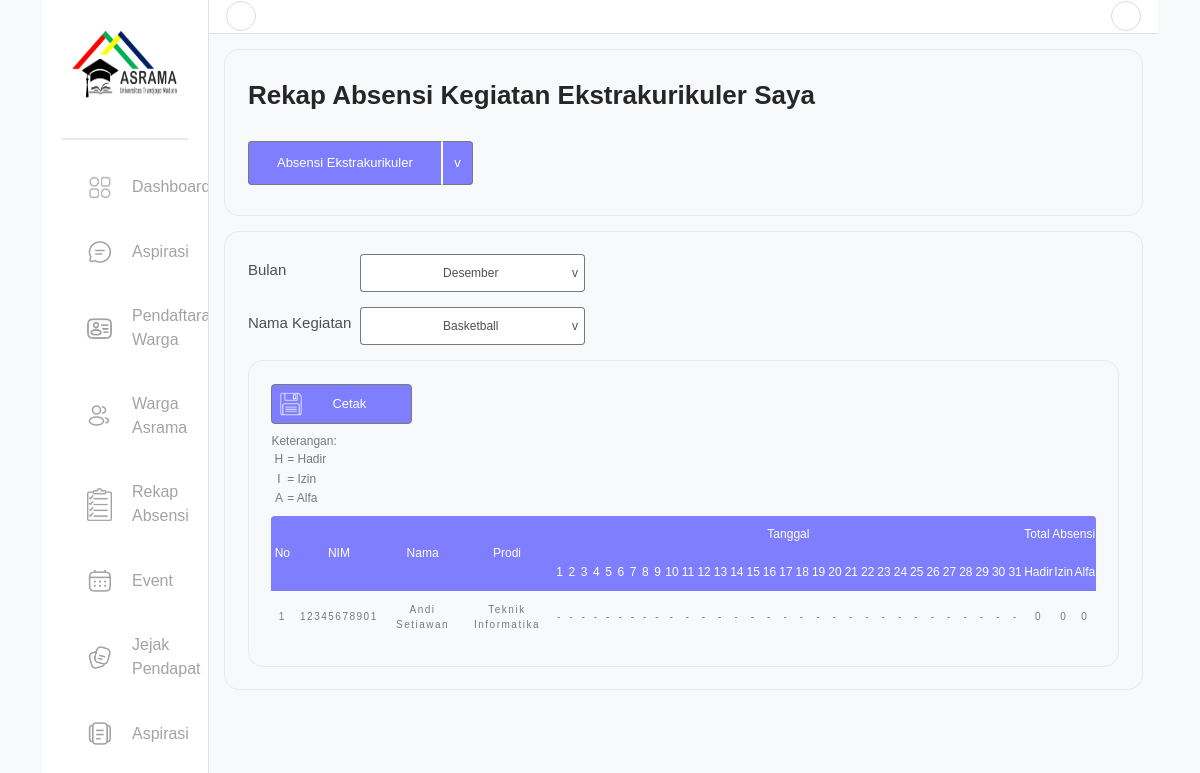
The app's page /app/warga/absensi/ekstrakulikuler.php, older data.
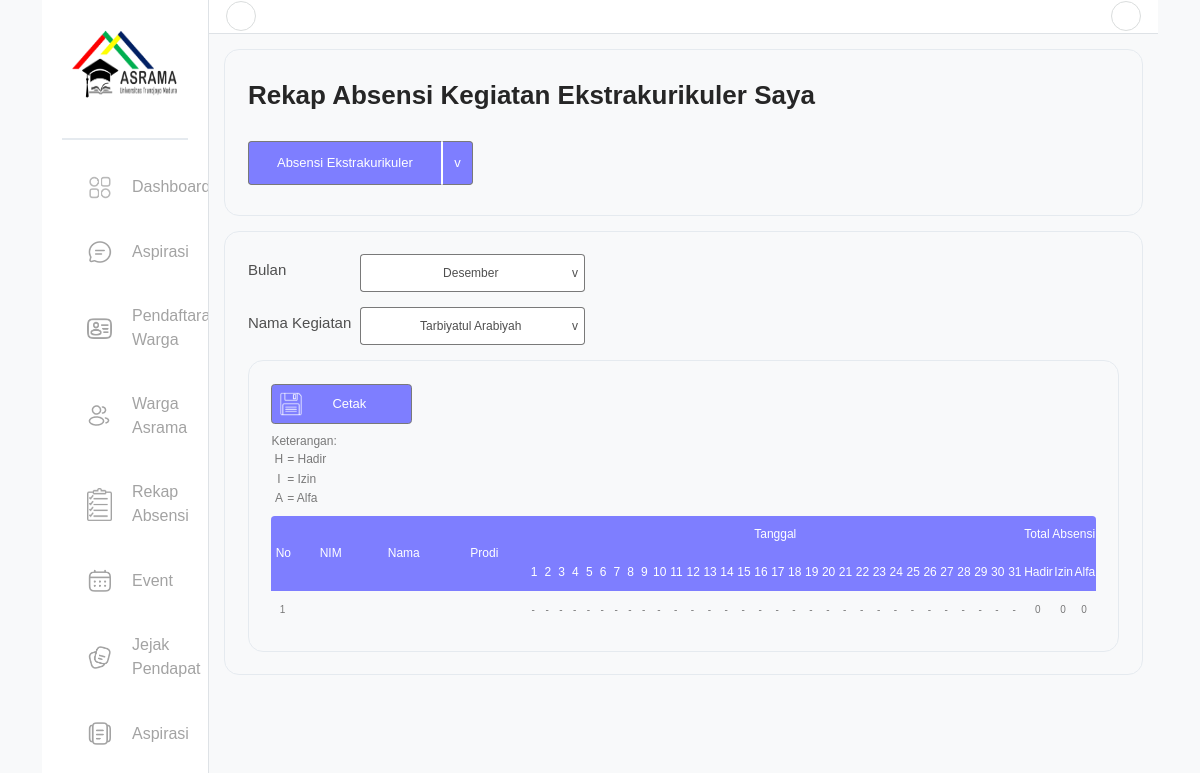
The same page, newer data.
### tables this page shows
CREATE TABLE `extrakulikuler` (
  `id_extra` int(11) NOT NULL,
  `nama_extra` varchar(255) DEFAULT NULL,
  `deskripsi_extra` text DEFAULT NULL,
  `gambar_pamflet` varchar(255) DEFAULT NULL,
  `jadwal` varchar(25) DEFAULT NULL,
  `kuota` int(11) DEFAULT NULL
);

CREATE TABLE `warga` (
  `nim` varchar(12) NOT NULL,
  `id_extra` int(11) DEFAULT NULL,
  `nim_pengurus` varchar(12) DEFAULT NULL,
  `nama` varchar(255) DEFAULT NULL,
  `no_hp` varchar(12) DEFAULT NULL,
  `password` varchar(255) DEFAULT NULL,
  `kamar` varchar(12) DEFAULT NULL,
  `foto_warga` varchar(255) DEFAULT NULL,
  `email` varchar(255) DEFAULT NULL,
  `gedung` varchar(12) DEFAULT NULL,
  `prodi` varchar(255) DEFAULT NULL
);

### app/warga/absensi/ekstrakulikuler.php (the view, shortened to what the changed rows need)
<?php
    require_once '../../ketua/templates/header.php';
    $nim = '12345678901';
?>
<div class="content">
    <div class="content-bottom">
        <?php
            $selectedMonth = isset($_GET['month']) ? (int)$_GET['month'] : date('n');
            $selectedKegiatan = isset($_GET['kegiatan']) ? (int)$_GET['kegiatan'] : 1;
            $ekstra = mysqli_query($conn,
                "SELECT id_extra, nama_extra FROM extrakulikuler"
            );
            $options = [];
            if ($ekstra->num_rows > 0) {
                while($row = $ekstra->fetch_assoc()) {
                    $options[] = $row;
                }
            }
            $studentsQuery = mysqli_query($conn,
                "SELECT warga.nim, warga.nama, warga.prodi
                 FROM warga
                 WHERE warga.nim = '$nim'"
            );
            $student = $studentsQuery->fetch_assoc();
            $monthDateCount = cal_days_in_month(CAL_GREGORIAN, $selectedMonth, date('Y'));
        ?>
        <div class="nama-kegiatan">
            <div class="kegiatan">
                <div class="kegiatan-dropdown">
                    <div class="kegiatan-button">
                        <button class="kegiatan-btn text-kegiatan" onclick="kegiatanDropdown()">
                            <?php
                                $selectedName = '';
                                foreach ($options as $option) {
                                    if ($option['id_extra'] == $selectedKegiatan) {
                                        $selectedName = $option['nama_extra'];
                                        break;
                                    }
                                }
                                echo $selectedName;
                            ?>
                        </button>
                        <button class="kegiatan-btn v-kegiatan" onclick="kegiatanDropdown()">v</button>
                    </div>
                </div>
            </div>
        </div>
        <div class="rekap">
            <table id="tableExcel">
                <thead>
                    <tr class="table-header">
                        <td class="header-radius-left no" rowspan="2">No</td>
                        <td class="nim" rowspan="2">NIM</td>
                        <td class="nama" rowspan="2">Nama</td>
                        <td class="prodi" rowspan="2">Prodi</td>
                        <td class="tanggal" colspan="<?= $monthDateCount ?>">Tanggal</td>
                        <td class="status header-radius-right" colspan="3">Total Absensi</td>
                    </tr>
                    <tr class="table-header">
                        <?php for ($i = 1; $i <= $monthDateCount; $i++): ?>
                            <td class="tanggal_"><?= $i ?></td>
                        <?php endfor; ?>
                        <td class="status-hadir">Hadir</td>
                        <td class="status-hadir">Izin</td>
                        <td class="status-hadir">Alfa</td>
                    </tr>
                </thead>
                <tbody>
                    <?php
                        $attendanceData = array_fill(1, $monthDateCount, '-');
                        $hadirCount = 0;
                        $izinCount = 0;
                        $alfaCount = 0;
                    ?>
                    <tr class="row-height">
                        <td>1</td>
                        <td><?= htmlspecialchars($student['nim']) ?></td>
                        <td><?= htmlspecialchars($student['nama']) ?></td>
                        <td><?= htmlspecialchars($student['prodi']) ?></td>
                        <?php
                            foreach ($attendanceData as $dayStatus) {
                                echo "<td>$dayStatus</td>";
                            }
                        ?>
                        <td class="status-hadir"><?= $hadirCount ?></td>
                        <td class="status-hadir"><?= $izinCount ?></td>
                        <td class="status-hadir"><?= $alfaCount ?></td>
                    </tr>
                </tbody>
            </table>
        </div>
    </div>
</div>
<?php
    require_once '../templates/footer.php';
?>

Row changes from the older to the newer data that the page shows:
removed warga: nim "12345678901", nama "Andi Setiawan", prodi "Teknik Informatika"
changed extrakulikuler: nama_extra "Basketball" → "Tarbiyatul Arabiyah"
